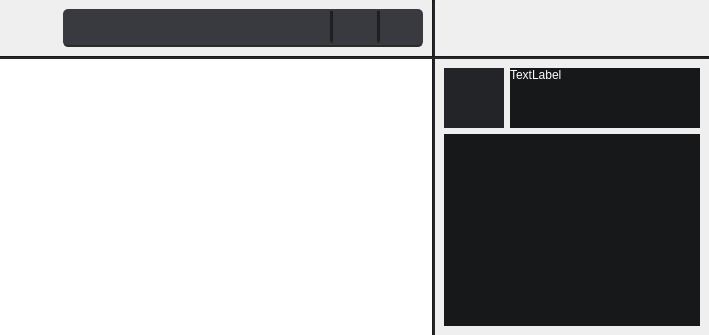
      <widget class="QWidget" name="page_2">
       <layout class="QGridLayout" name="gridLayout_20">
        <property name="leftMargin">
         <number>0</number>
        </property>
        <property name="topMargin">
         <number>0</number>
        </property>
        <property name="rightMargin">
         <number>0</number>
        </property>
        <property name="bottomMargin">
         <number>0</number>
        </property>
        <property name="spacing">
         <number>0</number>
        </property>
        <item row="2" column="2">
         <widget class="QFrame" name="frame_13">
          <property name="styleSheet">
           <string notr="true">color: rgb(255, 255, 255);</string>
          </property>
          <property name="frameShape">
           <enum>QFrame::NoFrame</enum>
          </property>
          <property name="frameShadow">
           <enum>QFrame::Raised</enum>
          </property>
          <layout class="QGridLayout" name="gridLayout_21">
           <item row="0" column="0">
            <widget class="QFrame" name="frame_14">
             <property name="frameShape">
              <enum>QFrame::NoFrame</enum>
             </property>
             <property name="frameShadow">
              <enum>QFrame::Raised</enum>
             </property>
             <layout class="QGridLayout" name="gridLayout_22">
              <property name="leftMargin">
               <number>0</number>
              </property>
              <property name="topMargin">
               <number>0</number>
              </property>
              <property name="rightMargin">
               <number>0</number>
              </property>
              <property name="bottomMargin">
               <number>0</number>
              </property>
              <property name="horizontalSpacing">
               <number>6</number>
              </property>
              <property name="verticalSpacing">
               <number>0</number>
              </property>
              <item row="0" column="0">
               <widget class="QPushButton" name="pushButton_12">
                <property name="sizePolicy">
                 <sizepolicy hsizetype="Fixed" vsizetype="Fixed">
                  <horstretch>0</horstretch>
                  <verstretch>0</verstretch>
                 </sizepolicy>
                </property>
                <property name="minimumSize">
                 <size>
                  <width>60</width>
                  <height>60</height>
                 </size>
                </property>
                <property name="styleSheet">
                 <string notr="true">border-radius: 0px;
background-color: rgb(35, 36, 40);</string>
                </property>
                <property name="text">
                 <string/>
                </property>
               </widget>
              </item>
              <item row="0" column="1">
               <widget class="QLabel" name="label_2">
                <property name="styleSheet">
                 <string notr="true">background-color: rgb(23, 24, 26);</string>
                </property>
                <property name="text">
                 <string>TextLabel</string>
                </property>
                <property name="alignment">
                 <set>Qt::AlignLeading|Qt::AlignLeft|Qt::AlignTop</set>
                </property>
                <property name="margin">
                 <number>5</number>
                </property>
                <property name="indent">
                 <number>0</number>
                </property>
               </widget>
              </item>
             </layout>
            </widget>
           </item>
           <item row="1" column="0">
            <widget class="QTextBrowser" name="textBrowser">
             <property name="styleSheet">
              <string notr="true">background-color: rgb(23, 24, 26);</string>
             </property>
             <property name="frameShape">
              <enum>QFrame::NoFrame</enum>
             </property>
             <property name="html">
              <string>&lt;!DOCTYPE HTML PUBLIC &quot;-//W3C//DTD HTML 4.0//EN&quot; &quot;http://www.w3.org/TR/REC-html40/strict.dtd&quot;&gt;
&lt;html&gt;&lt;head&gt;&lt;meta name=&quot;qrichtext&quot; content=&quot;1&quot; /&gt;&lt;style type=&quot;text/css&quot;&gt;
p, li { white-space: pre-wrap; }
&lt;/style&gt;&lt;/head&gt;&lt;body style=&quot; font-family:'MS Shell Dlg 2'; font-size:8.25pt; font-weight:400; font-style:normal;&quot;&gt;
&lt;p style=&quot;-qt-paragraph-type:empty; margin-top:0px; margin-bottom:0px; margin-left:0px; margin-right:0px; -qt-block-indent:0; text-indent:0px;&quot;&gt;&lt;br /&gt;&lt;/p&gt;&lt;/body&gt;&lt;/html&gt;</string>
             </property>
            </widget>
           </item>
          </layout>
         </widget>
        </item>
        <item row="0" column="0">
         <widget class="QFrame" name="frame_9">
          <property name="frameShape">
           <enum>QFrame::NoFrame</enum>
          </property>
          <property name="frameShadow">
           <enum>QFrame::Raised</enum>
          </property>
          <layout class="QGridLayout" name="gridLayout_19">
           <item row="0" column="2">
            <widget class="QFrame" name="frame_10">
             <property name="sizePolicy">
              <sizepolicy hsizetype="Preferred" vsizetype="Maximum">
               <horstretch>0</horstretch>
               <verstretch>0</verstretch>
              </sizepolicy>
             </property>
             <property name="styleSheet">
              <string notr="true">QPushButton {
	border-radius: 6px;
}

QPushButton:hover {
	background-color: rgb(76, 78, 84);
}

QPushButton:pressed {
	background-color: rgb(66, 68, 74);
	color: rgb(30, 31, 34);
}

QWidget {
	background-color: rgb(56, 58, 64);
}
.QFrame {
	border-radius: 5px;
    border-bottom: 2px solid #2d2a2a;
}</string>
             </property>
             <property name="frameShape">
              <enum>QFrame::NoFrame</enum>
             </property>
             <property name="frameShadow">
              <enum>QFrame::Raised</enum>
             </property>
             <layout class="QGridLayout" name="gridLayout_17">
              <property name="leftMargin">
               <number>5</number>
              </property>
              <property name="topMargin">
               <number>2</number>
              </property>
              <property name="rightMargin">
               <number>5</number>
              </property>
              <property name="bottomMargin">
               <number>2</number>
              </property>
              <property name="verticalSpacing">
               <number>0</number>
              </property>
              <item row="1" column="4">
               <widget class="QPushButton" name="pushButton_22">
                <property name="sizePolicy">
                 <sizepolicy hsizetype="Fixed" vsizetype="Fixed">
                  <horstretch>0</horstretch>
                  <verstretch>0</verstretch>
                 </sizepolicy>
                </property>
                <property name="minimumSize">
                 <size>
                  <width>30</width>
                  <height>30</height>
                 </size>
                </property>
                <property name="styleSheet">
                 <string notr="true"/>
                </property>
                <property name="text">
                 <string/>
                </property>
                <property name="icon">
                 <iconset>
                  <normalon>res/search.png</normalon>
                 </iconset>
                </property>
                <property name="iconSize">
                 <size>
                  <width>20</width>
                  <height>20</height>
                 </size>
                </property>
               </widget>
              </item>
              <item row="1" column="2">
               <widget class="QPushButton" name="pushButton_23">
                <property name="sizePolicy">
                 <sizepolicy hsizetype="Fixed" vsizetype="Fixed">
                  <horstretch>0</horstretch>
                  <verstretch>0</verstretch>
                 </sizepolicy>
                </property>
                <property name="minimumSize">
                 <size>
                  <width>30</width>
                  <height>30</height>
                 </size>
                </property>
                <property name="text">
                 <string/>
                </property>
                <property name="icon">
                 <iconset>
                  <normalon>res/sort.png</normalon>
                 </iconset>
                </property>
                <property name="iconSize">
                 <size>
                  <width>20</width>
                  <height>20</height>
                 </size>
                </property>
               </widget>
              </item>
              <item row="0" column="1" rowspan="2">
               <widget class="Line" name="line_4">
                <property name="styleSheet">
                 <string notr="true">background-color: rgb(30, 31, 34);</string>
                </property>
                <property name="orientation">
                 <enum>Qt::Vertical</enum>
                </property>
               </widget>
              </item>
              <item row="0" column="3" rowspan="2">
               <widget class="Line" name="line_5">
                <property name="styleSheet">
                 <string notr="true">background-color: rgb(30, 31, 34);</string>
                </property>
                <property name="orientation">
                 <enum>Qt::Vertical</enum>
                </property>
               </widget>
              </item>
              <item row="0" column="0" rowspan="3">
               <widget class="QFrame" name="frame_11">
                <property name="sizePolicy">
                 <sizepolicy hsizetype="Expanding" vsizetype="Preferred">
                  <horstretch>0</horstretch>
                  <verstretch>0</verstretch>
                 </sizepolicy>
                </property>
                <property name="styleSheet">
                 <string notr="true">border-bottom: 0px;</string>
                </property>
                <property name="frameShape">
                 <enum>QFrame::NoFrame</enum>
                </property>
                <property name="frameShadow">
                 <enum>QFrame::Raised</enum>
                </property>
                <layout class="QGridLayout" name="gridLayout_18">
                 <property name="leftMargin">
                  <number>0</number>
                 </property>
                 <property name="topMargin">
                  <number>0</number>
                 </property>
                 <property name="rightMargin">
                  <number>0</number>
                 </property>
                 <property name="bottomMargin">
                  <number>0</number>
                 </property>
                 <property name="spacing">
                  <number>0</number>
                 </property>
                 <item row="1" column="0">
                  <spacer name="verticalSpacer_9">
                   <property name="orientation">
                    <enum>Qt::Vertical</enum>
                   </property>
                   <property name="sizeHint" stdset="0">
                    <size>
                     <width>2</width>
                     <height>2</height>
                    </size>
                   </property>
                  </spacer>
                 </item>
                 <item row="0" column="0">
                  <widget class="QPlainTextEdit" name="plainTextEdit_2">
                   <property name="sizePolicy">
                    <sizepolicy hsizetype="Expanding" vsizetype="Fixed">
                     <horstretch>0</horstretch>
                     <verstretch>0</verstretch>
                    </sizepolicy>
                   </property>
                   <property name="maximumSize">
                    <size>
                     <width>16777215</width>
                     <height>30</height>
                    </size>
                   </property>
                   <property name="styleSheet">
                    <string notr="true">color: rgb(255, 255, 255);
border-bottom: 0px;</string>
                   </property>
                   <property name="frameShape">
                    <enum>QFrame::NoFrame</enum>
                   </property>
                   <property name="plainText">
                    <string/>
                   </property>
                  </widget>
                 </item>
                </layout>
               </widget>
              </item>
              <item row="0" column="4">
               <spacer name="verticalSpacer_8">
                <property name="orientation">
                 <enum>Qt::Vertical</enum>
                </property>
                <property name="sizeHint" stdset="0">
                 <size>
                  <width>2</width>
                  <height>2</height>
                 </size>
                </property>
               </spacer>
              </item>
              <item row="2" column="4">
               <spacer name="verticalSpacer_7">
                <property name="orientation">
                 <enum>Qt::Vertical</enum>
                </property>
                <property name="sizeHint" stdset="0">
                 <size>
                  <width>0</width>
                  <height>0</height>
                 </size>
                </property>
               </spacer>
              </item>
             </layout>
            </widget>
           </item>
           <item row="0" column="0">
            <widget class="QPushButton" name="pushButton_24">
             <property name="styleSheet">
              <string notr="true">border-radius: 0px;</string>
             </property>
             <property name="text">
              <string/>
             </property>
             <property name="icon">
              <iconset>
               <normalon>res/icon.png</normalon>
              </iconset>
             </property>
             <property name="iconSize">
              <size>
               <width>38</width>
               <height>38</height>
              </size>
             </property>
            </widget>
           </item>
           <item row="0" column="1">
            <spacer name="horizontalSpacer_7">
             <property name="orientation">
              <enum>Qt::Horizontal</enum>
             </property>
             <property name="sizeType">
              <enum>QSizePolicy::Fixed</enum>
             </property>
             <property name="sizeHint" stdset="0">
              <size>
               <width>16</width>
               <height>0</height>
              </size>
             </property>
            </spacer>
           </item>
          </layout>
         </widget>
        </item>
        <item row="0" column="2">
         <widget class="QFrame" name="frame_12">
          <property name="minimumSize">
           <size>
            <width>200</width>
            <height>0</height>
           </size>
          </property>
          <property name="frameShape">
           <enum>QFrame::NoFrame</enum>
          </property>
          <property name="frameShadow">
           <enum>QFrame::Raised</enum>
          </property>
         </widget>
        </item>
        <item row="0" column="1">
         <widget class="Line" name="line_2">
          <property name="styleSheet">
           <string notr="true">background-color: rgb(35, 36, 40);</string>
          </property>
          <property name="orientation">
           <enum>Qt::Vertical</enum>
          </property>
         </widget>
        </item>
        <item row="2" column="0">
         <widget class="QListWidget" name="listWidget_3">
          <property name="font">
           <font>
            <pointsize>8</pointsize>
           </font>
          </property>
          <property name="frameShape">
           <enum>QFrame::NoFrame</enum>
          </property>
         </widget>
        </item>
        <item row="2" column="1">
         <widget class="Line" name="line_6">
          <property name="styleSheet">
           <string notr="true">background-color: rgb(35, 36, 40);</string>
          </property>
          <property name="orientation">
           <enum>Qt::Vertical</enum>
          </property>
         </widget>
        </item>
        <item row="1" column="0" colspan="3">
         <widget class="Line" name="line_3">
          <property name="styleSheet">
           <string notr="true">background-color: rgb(35, 36, 40);</string>
          </property>
          <property name="orientation">
           <enum>Qt::Horizontal</enum>
          </property>
         </widget>
        </item>
       </layout>
      </widget>
